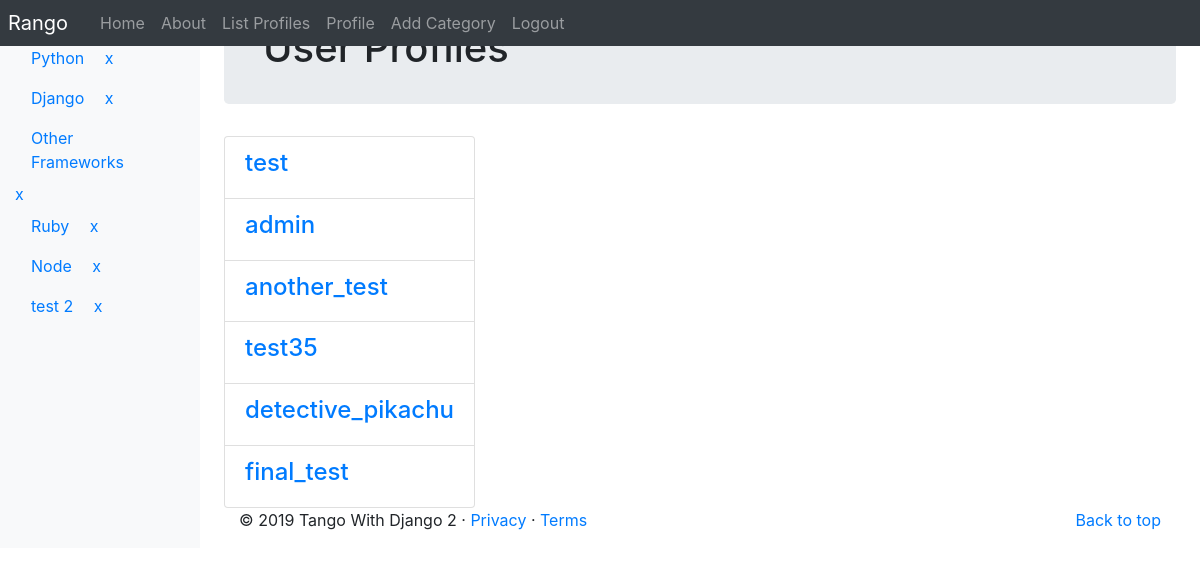
Page /rango/profiles/ (signed in) on the committed database.
### rango/models.py (models this page shows, shortened)
class Category(models.Model):
    name = models.CharField(max_length=128, unique=True)
    views = models.IntegerField(default=0)
    likes = models.IntegerField(default=0)
    slug = models.SlugField()
    class Meta:
        verbose_name_plural = 'Categories'

class UserProfile(models.Model):
    user = models.OneToOneField(User, on_delete=models.CASCADE)
    website = models.URLField(blank=True)
    picture = models.ImageField(upload_to='profile_images', blank=True)

### rango/views.py (the view)
# urls.py: path('profiles/', views.list_profiles, name='list_profiles'),
@login_required
def list_profiles(request):
    userprofile_list = UserProfile.objects.all()
    return render(request, 'rango/list_profiles.html',
        {'userprofile_list' : userprofile_list})

### rango/templatetags/rango_template_tags.py (called while the page is built)
@register.inclusion_tag('rango/cats.html')
def get_category_list(cat=None):
    return {'cats': Category.objects.all(),
            'act_cat': cat}

### templates/rango/list_profiles.html (shortened to what this page needs)
	{% extends 'rango/base.html' %}
	{% load staticfiles %}
	{% block body_block %}
	<div class="jumbotron p-4">
		<div class="container">
	 		<h1 class="jumbotron-heading">User Profiles</h1>
        </div>
    </div>
    <div class="container">
    	<div class="row">
	    {% if userprofile_list %}
	    <div class="panel-heading">
	        <div class="panel-body">
	            <div class="list-group">
	                {% for listuser in userprofile_list %}
	                <div class="list-group-item">
	                    <h4 class="list-group-item-heading">
	                        <a href="{% url 'rango:profile' listuser.user.username %}">
	                            {{ listuser.user.username }}</a>
	                    </h4>
	                </div>
	                {% endfor %}
	            </div>
	        </div>
	    </div>
	    {% else %}
	        <p>There are no users for the site.</p>
	    {% endif %}
	</div>
    </div>
	{% endblock %}

### templates/rango/cats.html (shortened to what this page needs)
<ul class="nav flex-column pt-6">
    {% if cats %}
    {% for c in cats %}
    {% if c == act_cat %}
    <li class="nav-item">
        <a class="nav-link active" href="{% url 'rango:show_category' c.slug %}">
            <span data-feather="archive"></span>
            {{ c.name }}</a>
    </li>
    {% else  %}
    <li class="nav-item">
        <a class="nav-link" style="display: inline-block;" href="{% url 'rango:show_category' c.slug %}">
            {{ c.name }}</a>
        <a href="{% url 'rango:delete_cat' c.id %}">x</a>
    </li>
    {% endif %}
    {% endfor %}
    {% else %}
    <li class="nav-item">No Categories Yet!</li>
    {% endif %}
</ul>

### rows in the picture
Category: name "Python"
Category: name "Django"
Category: name "Other Frameworks"
Category: name "Ruby"
Category: name "Node"
Category: name "test 2"
UserProfile: user.username "test"
UserProfile: user.username "admin"
UserProfile: user.username "another_test"
UserProfile: user.username "test35"
UserProfile: user.username "detective_pikachu"
UserProfile: user.username "final_test"
